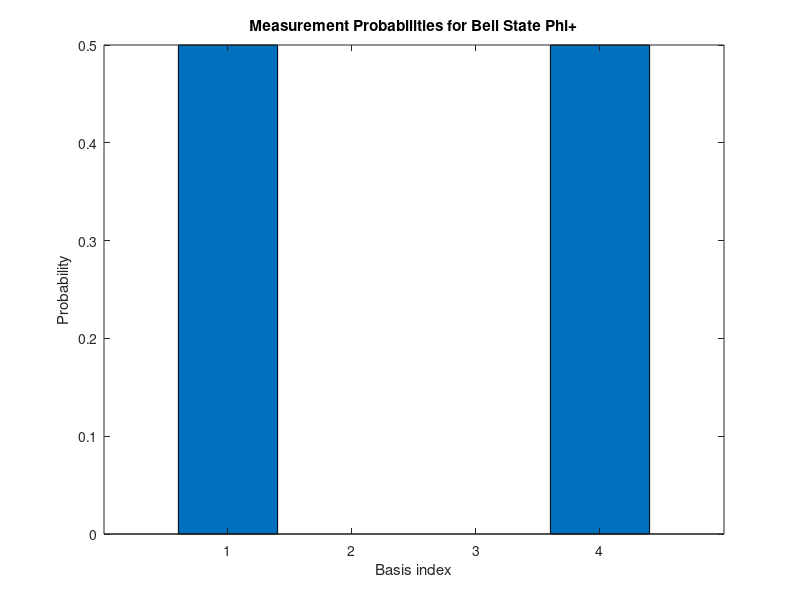
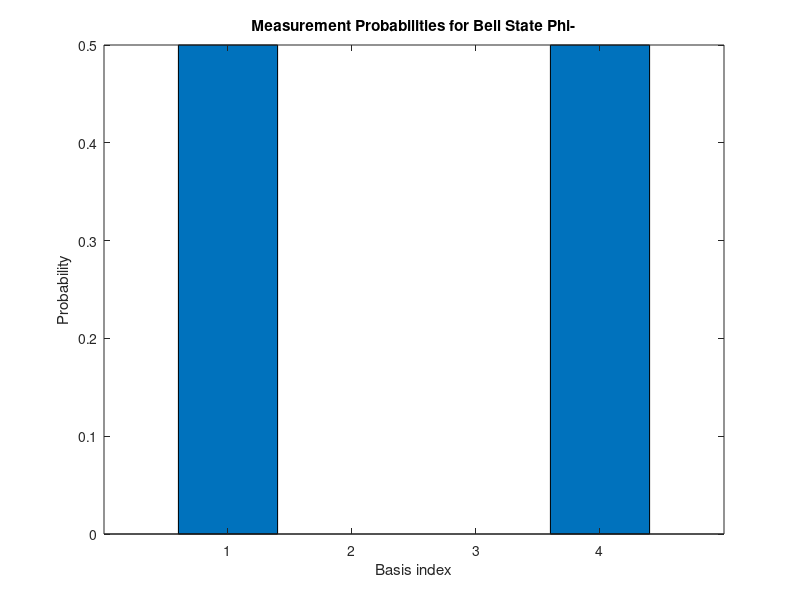
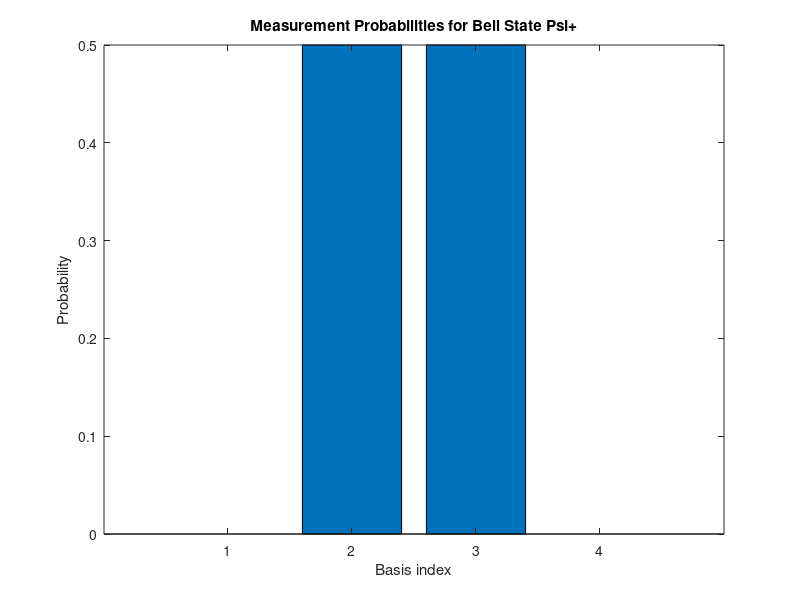
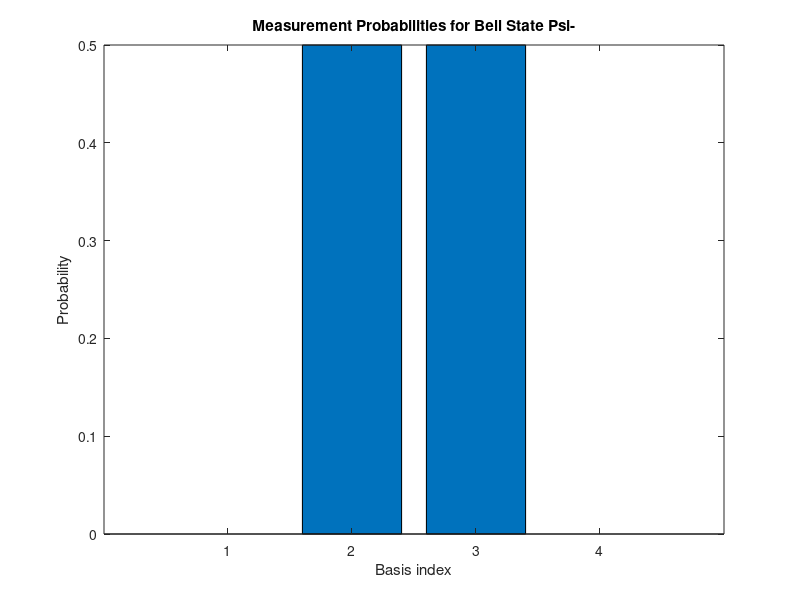

These charts were generated, in order, by the following MATLAB code:
% Bell Basis Simulation in MATLAB
% Author: Preethan Bhattacherjee

clear;
clc;

% Define basis states
zero = [1;0];
one = [0;1];

% Tensor product shortcut
tensor = @(a,b) kron(a,b);

% Computational basis
state00 = tensor(zero, zero);
state01 = tensor(zero, one);
state10 = tensor(one, zero);
state11 = tensor(one, one);

% Bell states definitions

phi_plus  = (state00 + state11) / sqrt(2);
phi_minus = (state00 - state11) / sqrt(2);
psi_plus  = (state01 + state10) / sqrt(2);
psi_minus = (state01 - state10) / sqrt(2);

% Store in cell array
bell_states = {phi_plus, phi_minus, psi_plus, psi_minus};
names = {'Phi+', 'Phi-', 'Psi+', 'Psi-'};

% Display states and probabilities

for i = 1:4
    
    disp(['Bell State ', names{i}, ':']);
    disp(bell_states{i});
    
    probabilities = abs(bell_states{i}).^2;
    
    disp('Measurement probabilities:');
    disp(probabilities);
    
    % Normalization check
    norm_check = bell_states{i}' * bell_states{i};
    disp('Normalization:');
    disp(norm_check);
    
    % Plot
    figure;
    bar(probabilities);
    title(['Measurement Probabilities for Bell State ', names{i}]);
    xlabel('Basis index');
    ylabel('Probability');
    
end
